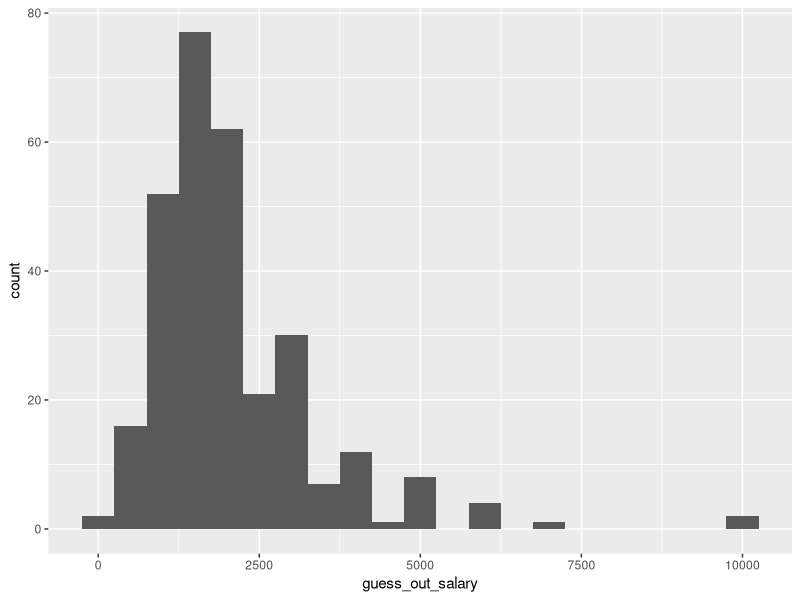
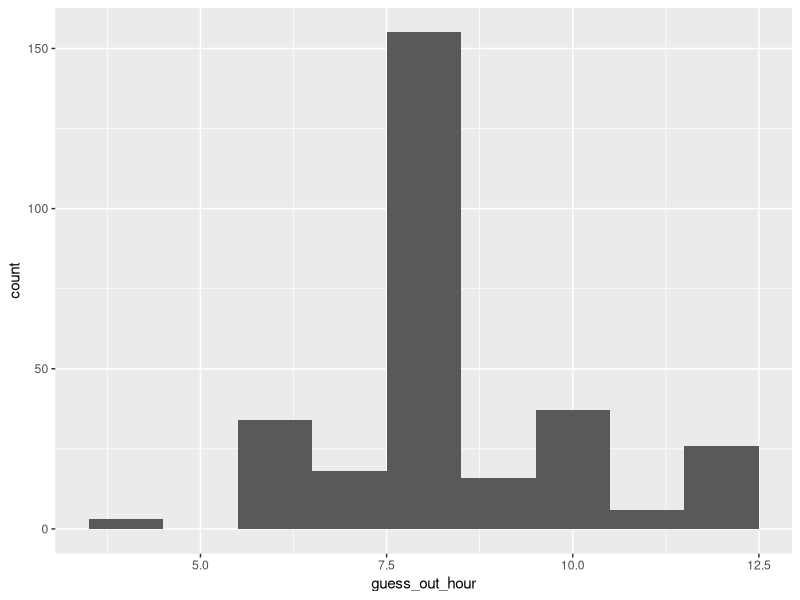
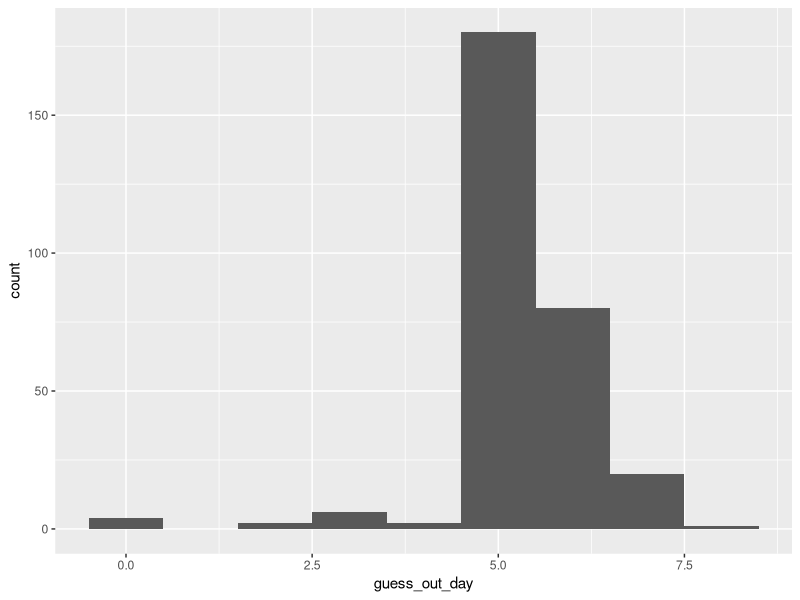
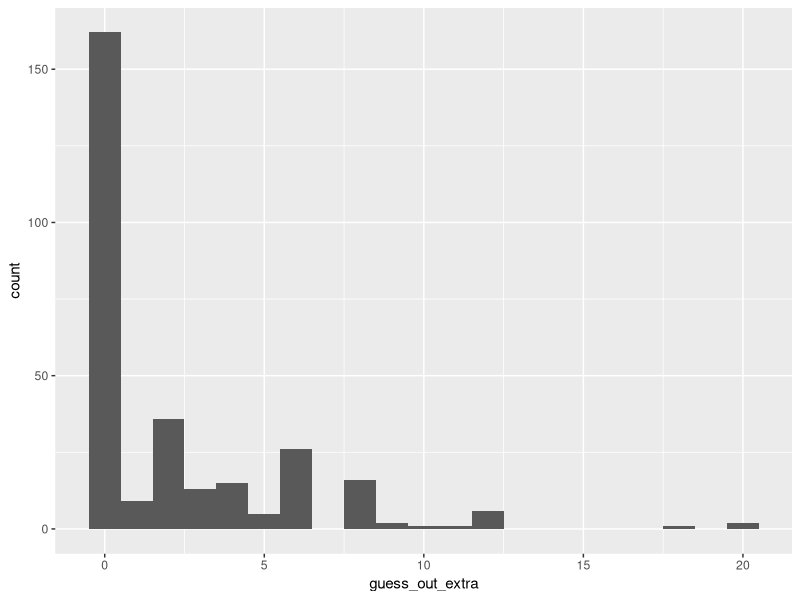
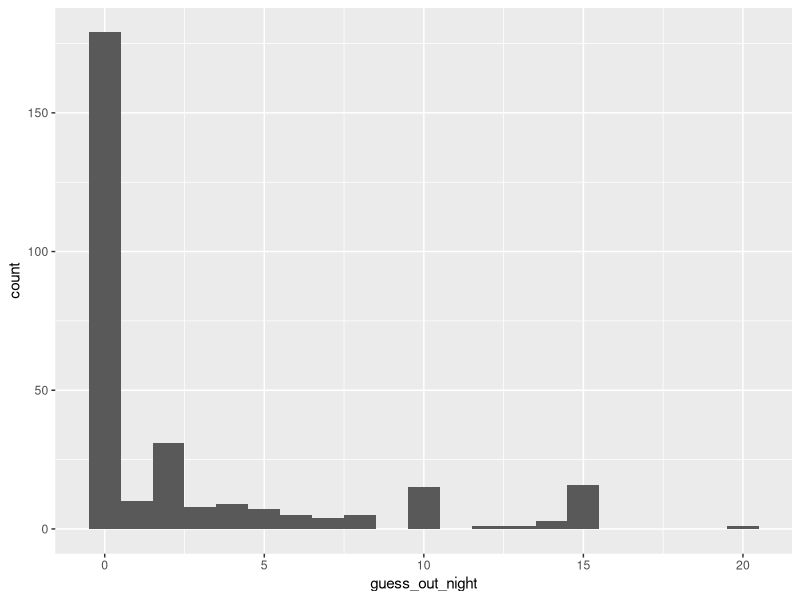
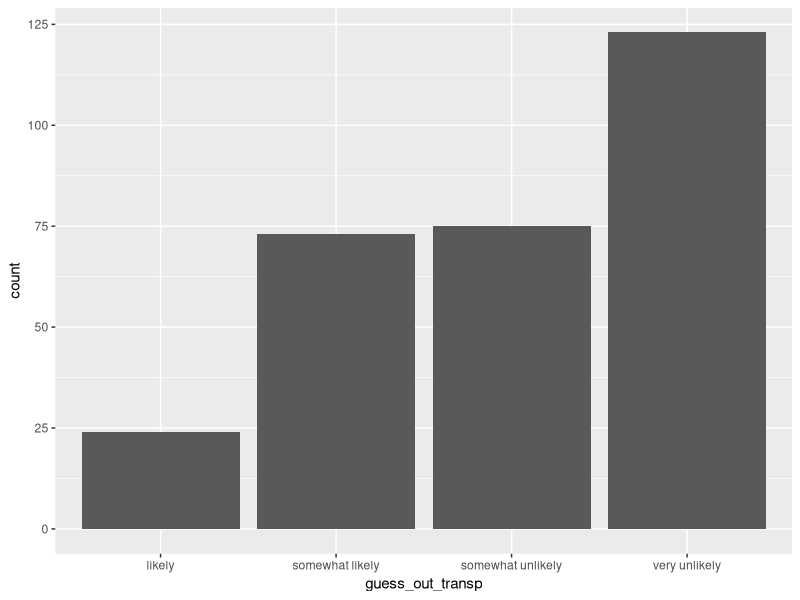
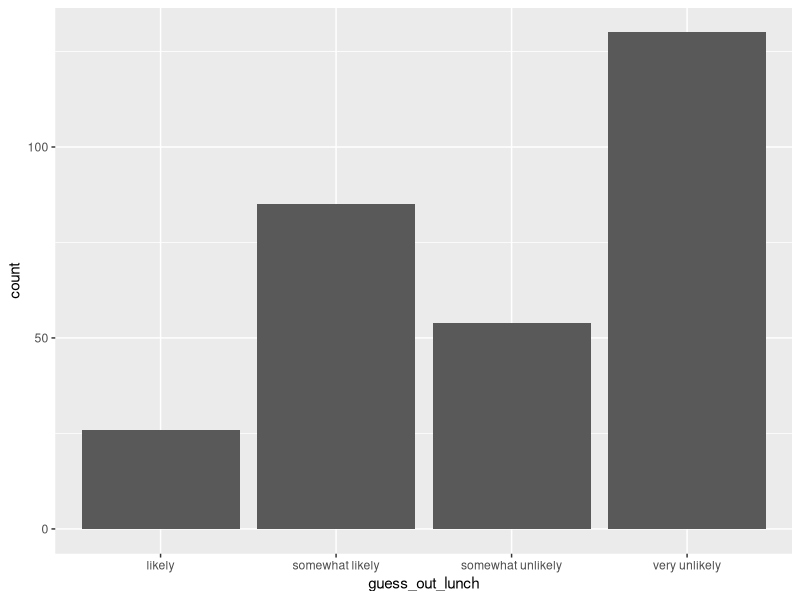
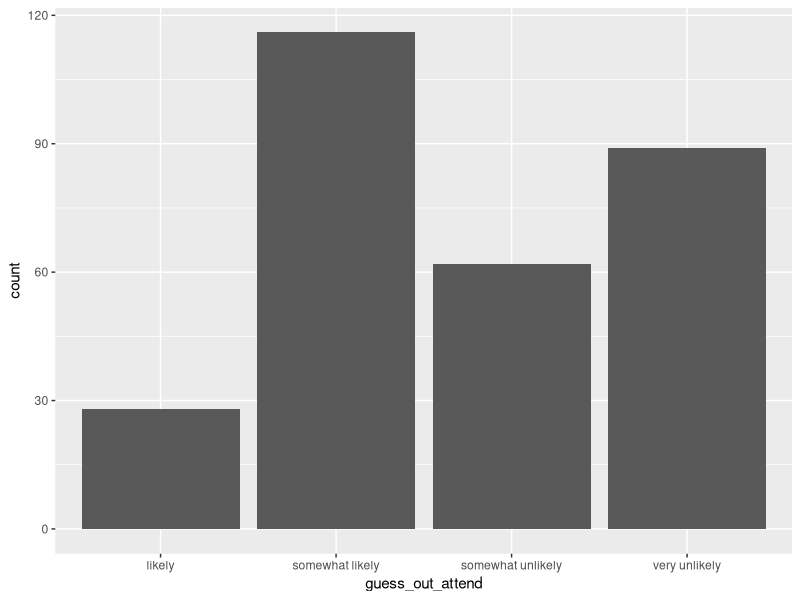

These figures' R source, in order:
library(tidyverse)
library(readxl)

setwd('C:/Users/myzha/Documents/GitHub/HIP')

hip <- read_excel('data/weekdayend_all.xlsx')

OA <- c('guess_out_salary',
        'guess_out_hour',
        'guess_out_day',
        'guess_out_extra',
        'guess_out_night',
        'guess_out_transp',
        'guess_out_lunch',
        'guess_out_attend',
        'minimal_salary_a',
        'minimal_salary_b',
        'minimal_salary_c',
        'minimal_salary_d',
        'minimal_salary_e',
        'minimal_salary_f',
        'minimal_salary_g',
        'minimal_salary_h',
        'minimal_salary_i',
        'minimal_salary_j',
        'minimal_salary_k',
        'minimal_salary_l',
        'minimal_salary_m',
        'minimal_salary_n',
        'minimal_salary_o')

hip_OA <- hip %>% 
  select(all_of(OA)) %>% 
  mutate(across(OA[1:5], as.integer)) %>%
  mutate(across(OA[6:8], as.factor)) %>%
  mutate(across(OA[6:8], ~recode(.,
                                 `0` = 'likely',
                                 `1` = 'somewhat likely',
                                 `2` = 'somewhat unlikely',
                                 `3` = 'very unlikely')))

ggplot(data = hip_OA) +
  geom_histogram(aes(x = guess_out_salary), binwidth = 500)

ggplot(data = hip_OA) +
  geom_histogram(aes(x = guess_out_hour), binwidth = 1)

ggplot(data = hip_OA) +
  geom_histogram(aes(x = guess_out_day), binwidth = 1)

ggplot(data = hip_OA) +
  geom_histogram(aes(x = guess_out_extra), binwidth = 1)

ggplot(data = hip_OA) +
  geom_histogram(aes(x = guess_out_night), binwidth = 1)

ggplot(data = hip_OA) +
  geom_bar(aes(x = guess_out_transp))

ggplot(data = hip_OA) +
  geom_bar(aes(x = guess_out_lunch))

ggplot(data = hip_OA) +
  geom_bar(aes(x = guess_out_attend))











